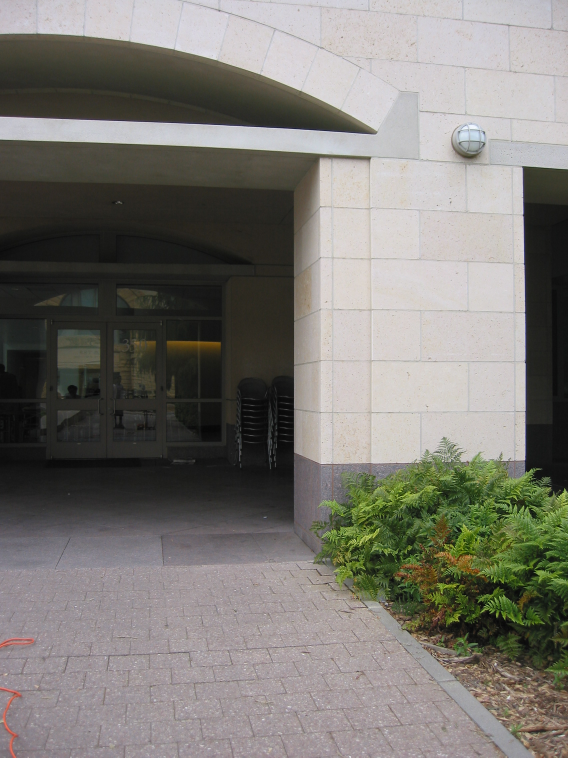
#> input picture code/rf-depth-master/Dataset1/img-1.jpg, 1704 x 2272 px (shown at 1/3 size)
$ python -i calculateFilterBanks_old.py   (imports and definitions only)
#> lines starting #> are read from the running program, lines starting #| are printed output that depends on the picture
#> further down, picture is the input picture: shape (2272, 1704, 3); mean B, G, R 114.7, 120.6, 123.1
import numpy as np
from scipy.signal import convolve2d, fftconvolve
from skimage import color, img_as_float


# [14 lines of commented-out code are left out]

def filterFT(img: np.ndarray, kernel: np.ndarray) -> np.ndarray:
    """Apply FFT convolution equivalent to convolve2d(..., mode="same", boundary="symm")."""
    ky, kx = kernel.shape
    top = (ky - 1) // 2
    bottom = ky - 1 - top
    left = (kx - 1) // 2
    right = kx - 1 - left

    # Match boundary="symm" by extending the image before convolution.
    img_padded = np.pad(img, ((top, bottom), (left, right)), mode="symmetric")
    y = fftconvolve(img_padded, kernel, mode="valid")
    return np.real(y)

def calculate_filter_banks_old(img: np.ndarray, fft: bool = True) -> np.ndarray:
    """Compute 17-channel texture response tensor.

    This function ports ``calculateFilterBanks_old.m`` from the original
    Structured Depth Estimation toolbox.

    Parameters
    ----------
    img : numpy.ndarray
        Input RGB image of shape ``(H, W, 3)``.

    Returns
    -------
    numpy.ndarray
        Absolute filter responses with shape ``(H, W, 17)`` as ``float32``.
    """
#> called with fft = True
    if img.ndim != 3 or img.shape[2] != 3:
        raise ValueError("Expected an RGB image with shape (H, W, 3).")

    rgb = img_as_float(img)
    ycbcr = color.rgb2ycbcr(rgb)
#> ycbcr: shape (2272, 1704, 3) float64; mean of channels 0, 1, 2 118.3, 130, 125.2

    matrix_conditioner = 0.2
    l3 = np.array([1.0, 2.0, 1.0]) / (128.0 * matrix_conditioner)
    e3 = np.array([-1.0, 0.0, 1.0])
    s3 = np.array([-1.0, 2.0, -1.0])

    nb1 = np.array(
        [
            [-100, -100, 0, 100, 100],
            [-100, -100, 0, 100, 100],
            [-100, -100, 0, 100, 100],
            [-100, -100, 0, 100, 100],
            [-100, -100, 0, 100, 100],
        ],
        dtype=float,
    ) / 2000.0
    nb2 = np.array(
        [
            [-100, 32, 100, 100, 100],
            [-100, -78, 92, 100, 100],
            [-100, -100, 0, 100, 100],
            [-100, -100, -92, 78, 100],
            [-100, -100, -100, -32, 100],
        ],
        dtype=float,
    ) / 2000.0
    nb3 = -nb2.T
    nb4 = -nb1.T
    nb5 = -np.flipud(nb3)
    nb6 = nb5.T

    img_y = ycbcr[:, :, 0]
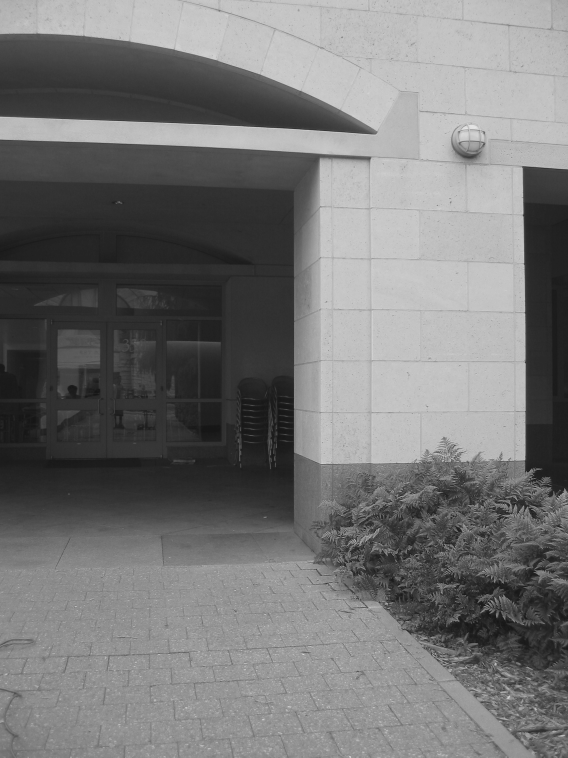
#> img_y: shape (2272, 1704) float64 (shown at 1/3 size); min 16, max 233.8, mean 118.3
    cb = ycbcr[:, :, 1]
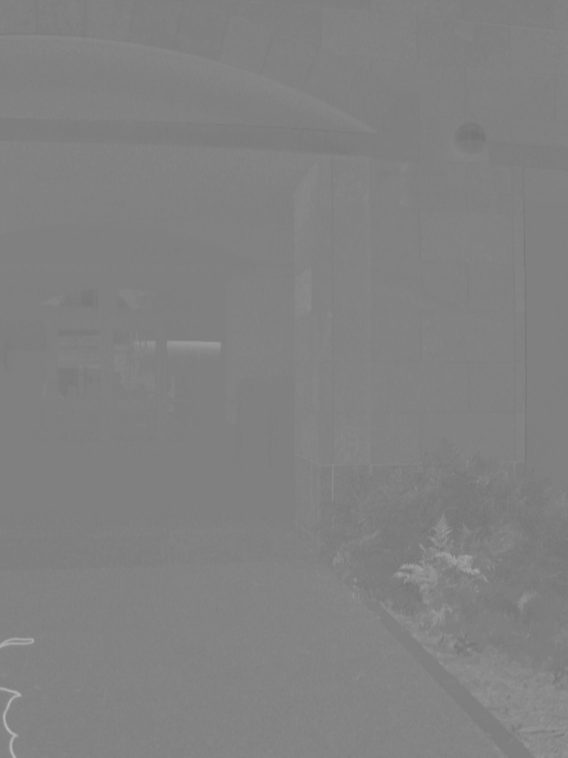
#> cb: shape (2272, 1704) float64 (shown at 1/3 size); min 113.8, max 186.2, mean 130
    cr = ycbcr[:, :, 2]
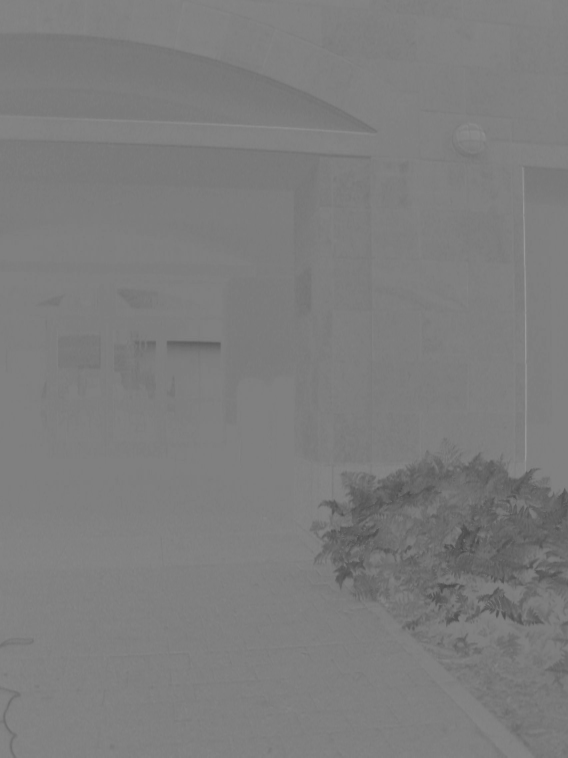
#> cr: shape (2272, 1704) float64 (shown at 1/3 size); min 73.12, max 167.2, mean 125.2

    kernels = [
        np.outer(l3, l3),
        np.outer(l3, e3),
        np.outer(l3, s3),
        np.outer(e3, l3),
        np.outer(e3, e3),
        np.outer(e3, s3),
        np.outer(s3, l3),
        np.outer(s3, e3),
        np.outer(s3, s3),
    ]

    H = np.zeros((img.shape[0], img.shape[1], 17), dtype=float)
    for i, ker in enumerate(kernels):
        if fft:
            H[:, :, i] = filterFT(img_y, ker)
        else:
            H[:, :, i] = convolve2d(img_y, ker, mode="same", boundary="symm")

    if fft:
        H[:, :, 9] = filterFT(cb, np.outer(l3, l3))
#> in filterFT (call 10), `y = fftconvolve(img_padded, kernel, mode="valid")`:
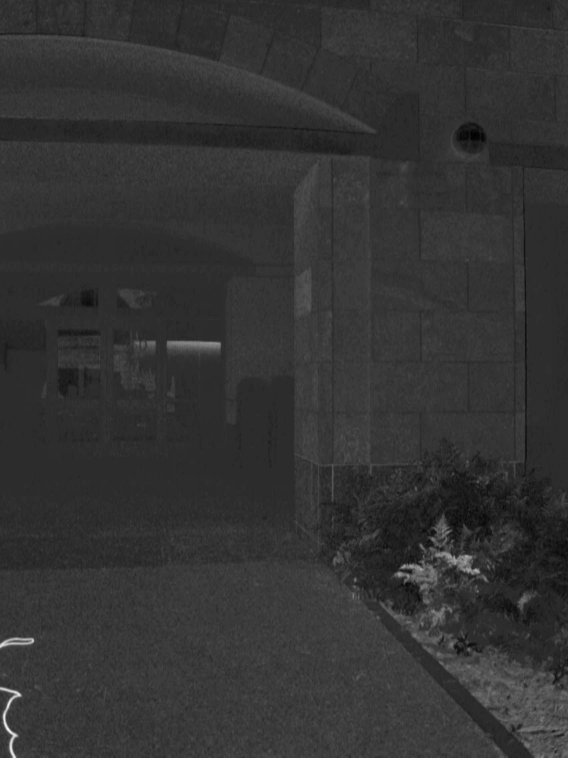
#> y: shape (2272, 1704) float64 (shown at 1/3 size); min 2.84, max 4.49, mean 3.17; drawn with min black and max white
        H[:, :, 10] = filterFT(cr, np.outer(l3, l3))
#> in filterFT (call 11), `y = fftconvolve(img_padded, kernel, mode="valid")`:
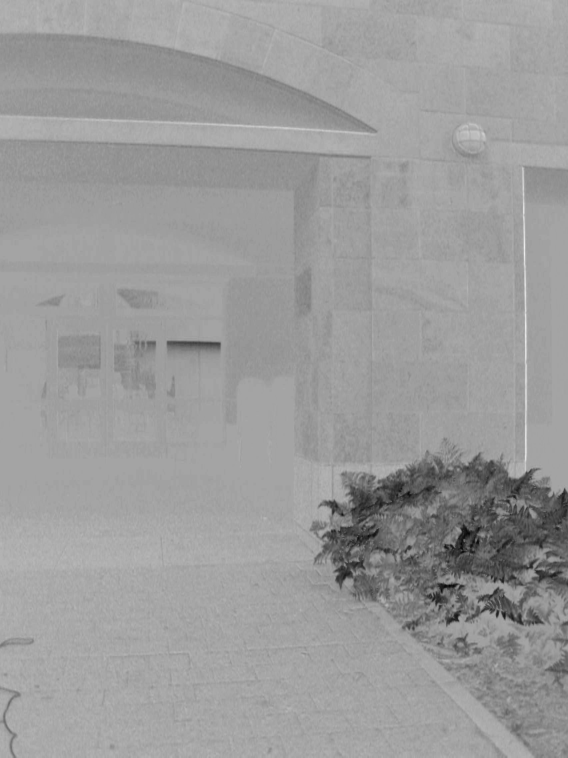
#> y: shape (2272, 1704) float64 (shown at 1/3 size); min 1.83, max 3.84, mean 3.06; drawn with min black and max white
    else:
        H[:, :, 9] = convolve2d(cb, np.outer(l3, l3), mode="same", boundary="symm")
        H[:, :, 10] = convolve2d(cr, np.outer(l3, l3), mode="same", boundary="symm")

    nb_kernels = [nb1, nb2, nb3, nb4, nb5, nb6]
    for i, ker in enumerate(nb_kernels, start=11):
        if fft:
            H[:, :, i] = filterFT(img_y, ker)
        else:
            H[:, :, i] = convolve2d(img_y, ker, mode="same", boundary="symm")
#> this loop made 6 passes
#> pass 3, in filterFT (call 14), `y = fftconvolve(img_padded, kernel, mode="valid")`:
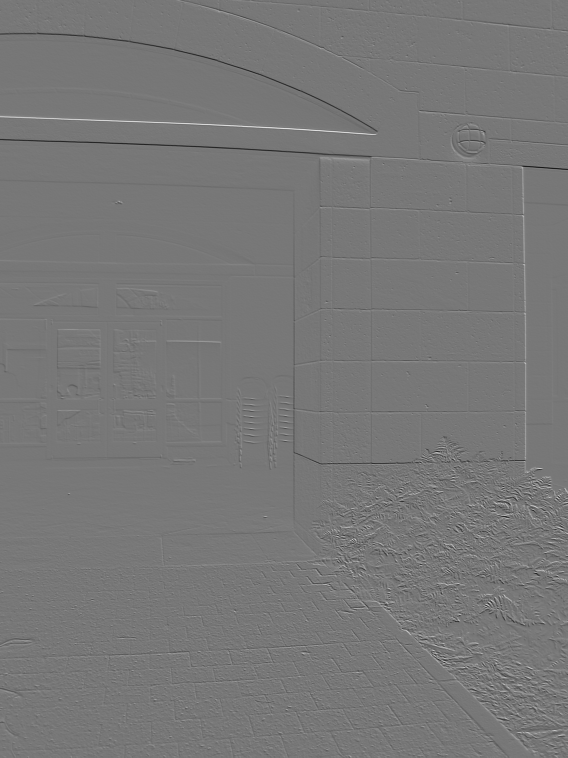
#> y: shape (2272, 1704) float64 (shown at 1/3 size); min -65.06, max 73.15, mean 0; drawn with min black and max white

    return np.abs(H, dtype=float)

>>> import cv2
>>> picture = cv2.imread('../Dataset1/img-1.jpg')
>>> result = calculate_filter_banks_old(picture)

$ run again, on code/rf-depth-master/Dataset1/img-2.jpg
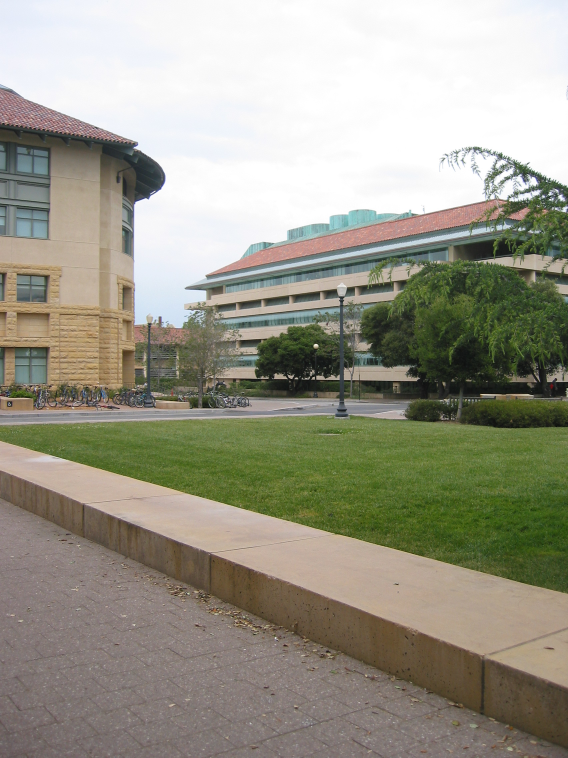
#> input picture code/rf-depth-master/Dataset1/img-2.jpg, 1704 x 2272 px (shown at 1/3 size)
#> picture is the input picture: shape (2272, 1704, 3); mean B, G, R 136.9, 152, 154
#> ycbcr: shape (2272, 1704, 3) float64; mean of channels 0, 1, 2 142.9, 131.1, 121.2
#> in calculate_filter_banks_old, `img_y = ycbcr[:, :, 0]`:
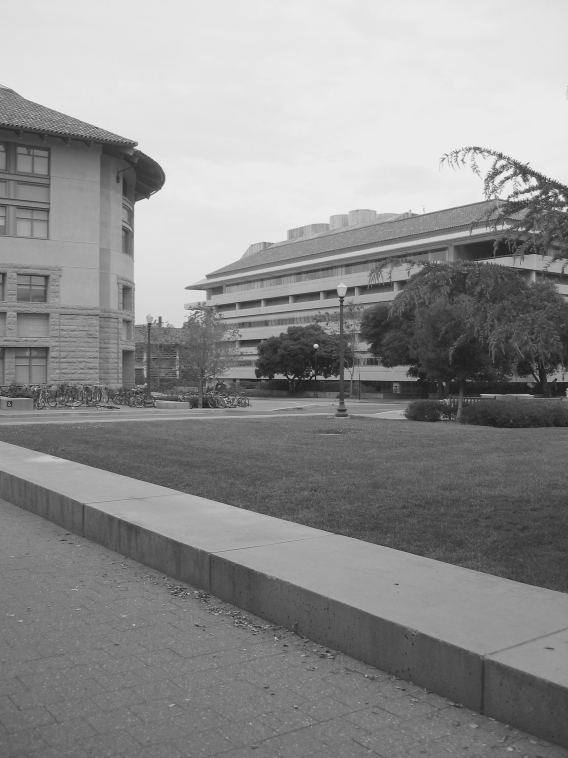
#> img_y: shape (2272, 1704) float64 (shown at 1/3 size); min 16, max 235, mean 142.9
#> in filterFT (call 11), `y = fftconvolve(img_padded, kernel, mode="valid")`:
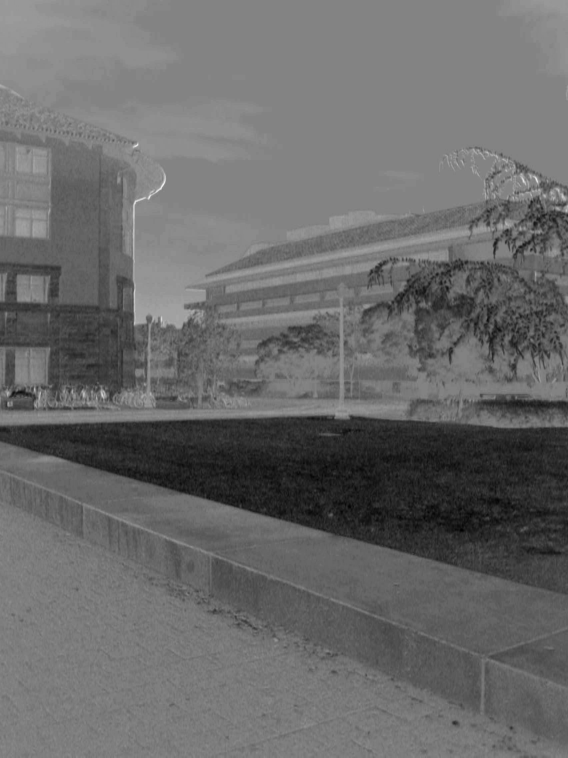
#> y: shape (2272, 1704) float64 (shown at 1/3 size); min 2.25, max 3.95, mean 2.96; drawn with min black and max white

$ run again, on code/rf-depth-master/Dataset1/img-3.jpg
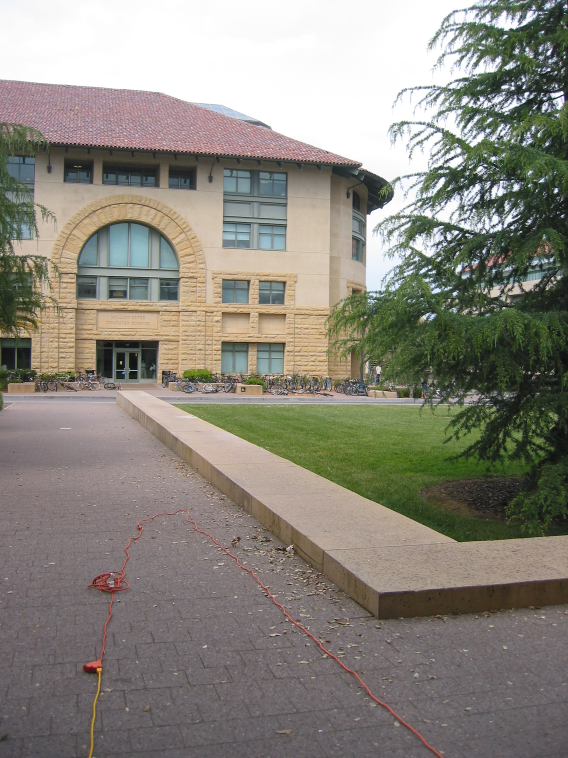
#> input picture code/rf-depth-master/Dataset1/img-3.jpg, 1704 x 2272 px (shown at 1/3 size)
#> picture is the input picture: shape (2272, 1704, 3); mean B, G, R 125.1, 134.5, 138.3
#> ycbcr: shape (2272, 1704, 3) float64; mean of channels 0, 1, 2 129.5, 131, 123.6
#> in calculate_filter_banks_old, `img_y = ycbcr[:, :, 0]`:
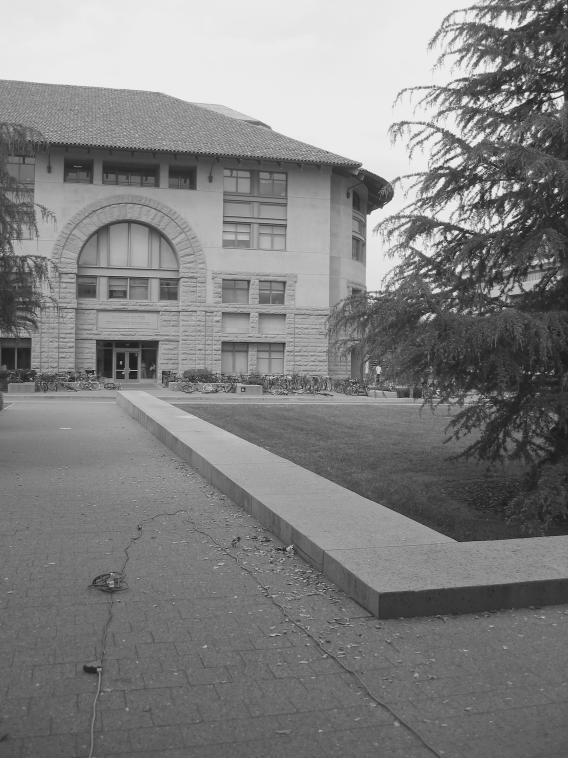
#> img_y: shape (2272, 1704) float64 (shown at 1/3 size); min 16, max 235, mean 129.5
#> the loop in calculate_filter_banks_old, `for i, ker in enumerate(nb_kernels, start=11):` made 6 passes
#> pass 3, in filterFT (call 14), `y = fftconvolve(img_padded, kernel, mode="valid")`:
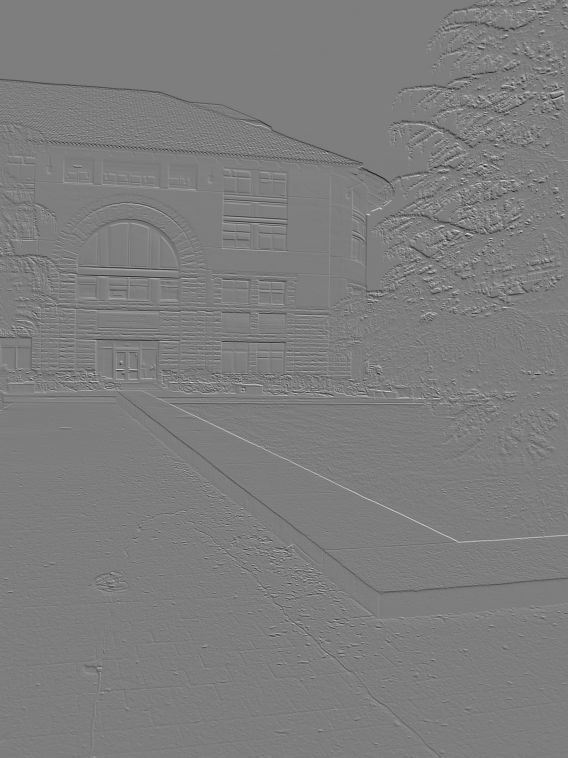
#> y: shape (2272, 1704) float64 (shown at 1/3 size); min -83.16, max 84.95, mean -0.1; drawn with min black and max white

$ run again, on code/rf-depth-master/Dataset1/img-4.jpg
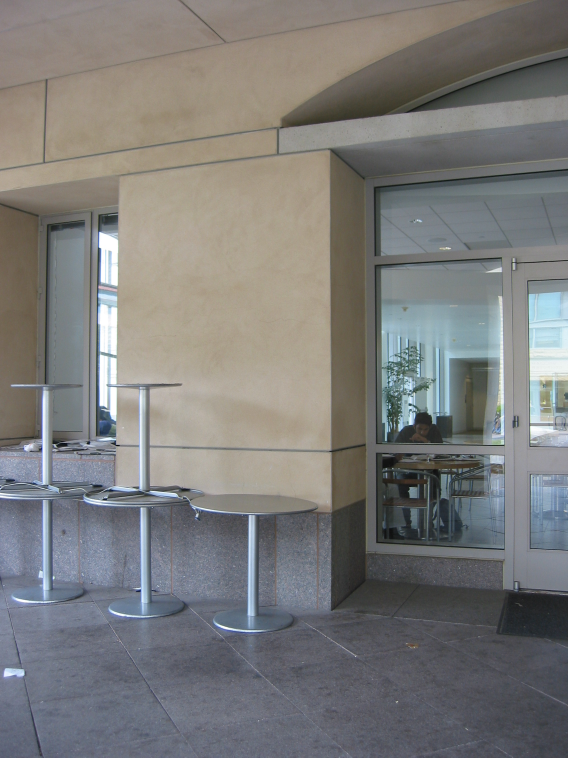
#> input picture code/rf-depth-master/Dataset1/img-4.jpg, 1704 x 2272 px (shown at 1/3 size)
#> picture is the input picture: shape (2272, 1704, 3); mean B, G, R 122.3, 123.5, 123.9
#> ycbcr: shape (2272, 1704, 3) float64; mean of channels 0, 1, 2 121.8, 128.4, 127.4
#> in calculate_filter_banks_old, `cb = ycbcr[:, :, 1]`:
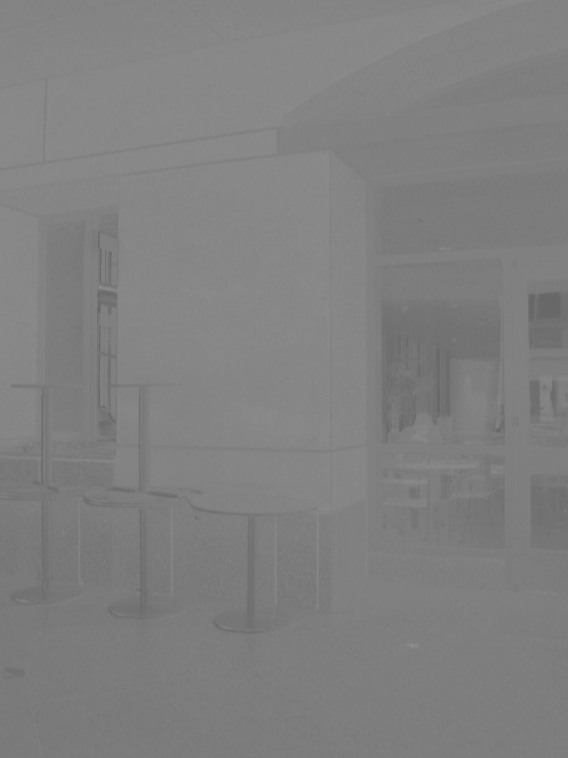
#> cb: shape (2272, 1704) float64 (shown at 1/3 size); min 91.56, max 145.9, mean 128.4
#> in filterFT (call 11), `y = fftconvolve(img_padded, kernel, mode="valid")`:
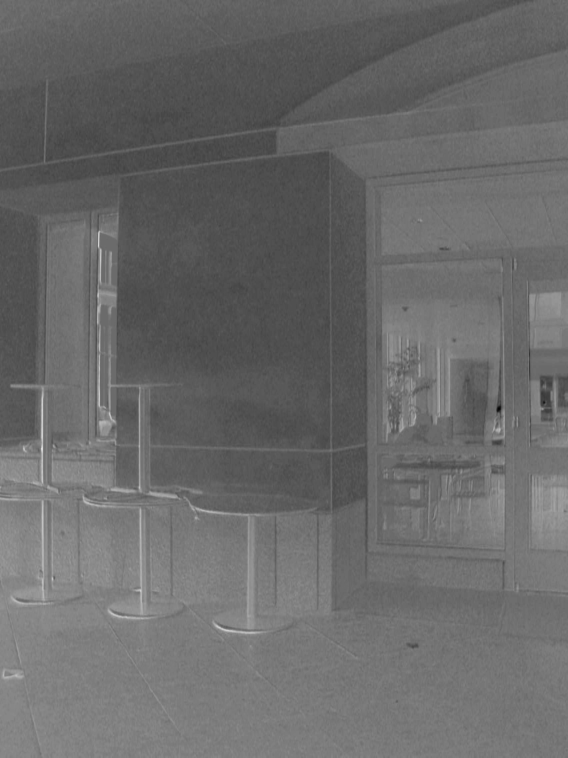
#> y: shape (2272, 1704) float64 (shown at 1/3 size); min 2.28, max 4.29, mean 3.11; drawn with min black and max white
